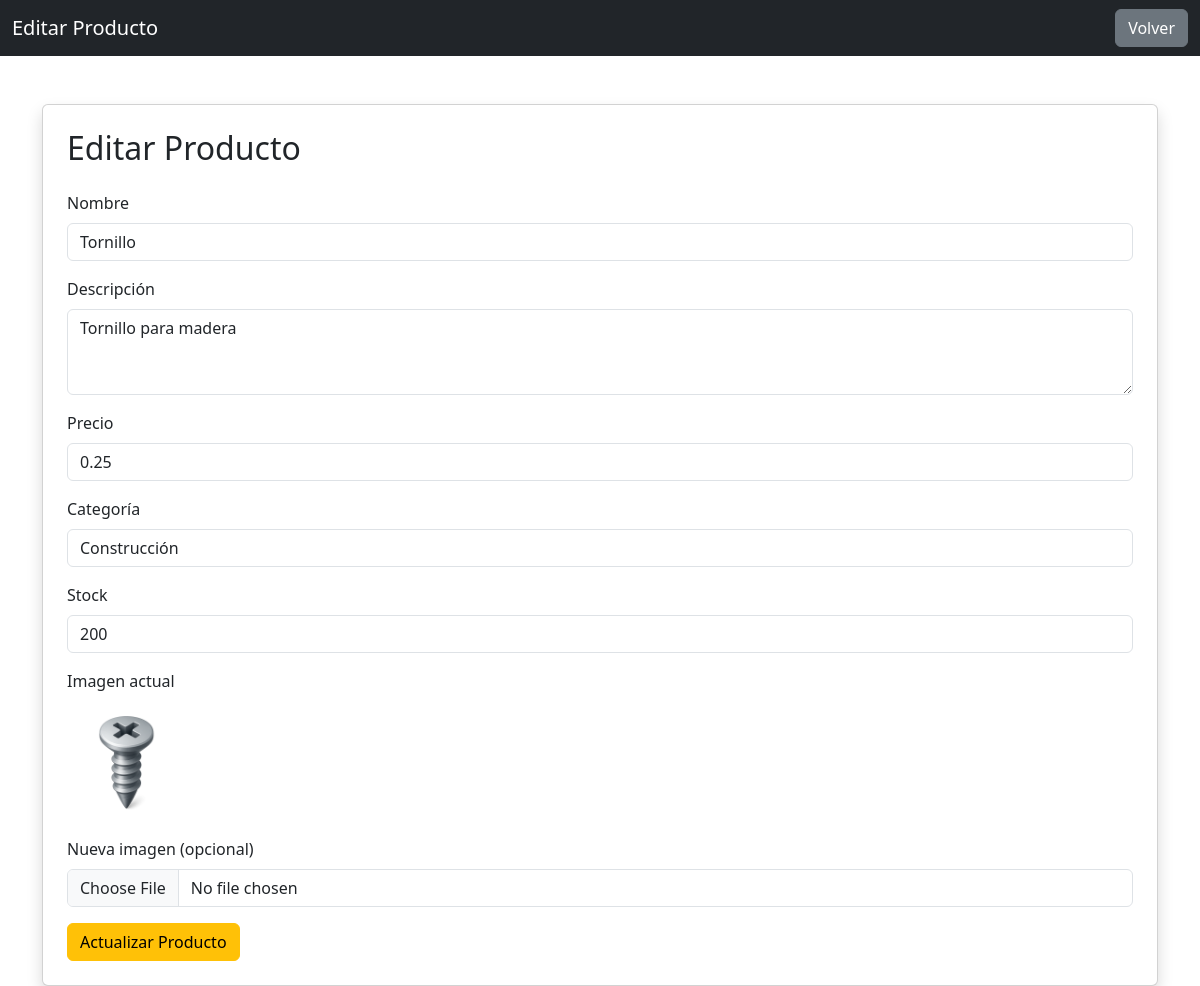
The app's page /admin/editar-producto.php?id=2 (signed in) with its own data.
### tables this page shows
CREATE TABLE `productos` (
  `id` int(11) NOT NULL,
  `nombre` varchar(100) DEFAULT NULL,
  `descripcion` text DEFAULT NULL,
  `precio` decimal(10,2) DEFAULT NULL,
  `categoria` varchar(50) DEFAULT NULL,
  `stock` int(11) DEFAULT NULL,
  `imagen` varchar(255) DEFAULT NULL,
  `imagen2` varchar(255) DEFAULT NULL
);

### admin/editar-producto.php (the view, shortened to what this page needs)
<?php
include("../php/conexion.php");
$id = $_GET['id'];
$sql = "SELECT * FROM productos WHERE id = ?";
$stmt = $conn->prepare($sql);
$stmt->bind_param("i", $id);
$stmt->execute();
$resultado = $stmt->get_result();
$producto = $resultado->fetch_assoc();
?>
<!DOCTYPE html>
<html lang="en">
<head>
    <link
    href="https://cdn.jsdelivr.net/npm/bootstrap@5.3.8/dist/css/bootstrap.min.css" rel="stylesheet">
</head>
<body>
    <nav class="navbar navbar-dark bg-dark">
        <div class="container-fluid">
            <span class="navbar-brand"> Editar Producto </span>
            <a href="ver-productos.php" class="btn btn-secondary"> Volver </a>
        </div>
    </nav>
    <div class="container mt-5">
        <div class="card shadow p-4">
            <h2 class="mb-4">Editar Producto</h2>
            <form method="POST" action="../php/editar-producto.php" enctype="multipart/form-data">
                <div class="mb-3">
                    <label class="form-label">Nombre</label>
                    <input type="text" name="nombre" class="form-control" value="<?php echo $producto['nombre']; ?>" required>
                </div>
                <div class="mb-3">
                    <label class="form-label">Descripción</label>
                    <textarea name="descripcion" class="form-control" rows="3" required><?php echo $producto['descripcion']; ?></textarea>
                </div>
                <div class="mb-3">
                    <label class="form-label">Precio</label>
                    <input type="number" step="0.01" name="precio" class="form-control" value="<?php echo $producto['precio']; ?>" required>
                </div>
                <div class="mb-3">
                    <label class="form-label">Categoría</label>
                    <input type="text" name="categoria" class="form-control" value="<?php echo $producto['categoria']; ?>" required>
                </div>
                <div class="mb-3">
                    <label class="form-label">Stock</label>
                    <input type="number" name="stock" class="form-control" value="<?php echo $producto['stock']; ?>" required>
                </div>
                <div class="mb-3">
                    <label class="form-label"> Imagen actual </label> <br>
                    <img src="../img/productos/<?php echo $producto['imagen']; ?>" width="120">
                </div>
                <div class="mb-3">
                    <label class="form-label"> Nueva imagen (opcional) </label>
                    <input type="file" name="imagen" class="form-control">
                </div>
                <button type="submit" class="btn btn-warning"> Actualizar Producto </button>
            </form>
        </div>
    </div>
</body>
</html>

### records on screen
productos: nombre "Tornillo", descripcion "Tornillo para madera", precio "0.25", categoria "Construcción", stock "200", imagen (picture)
